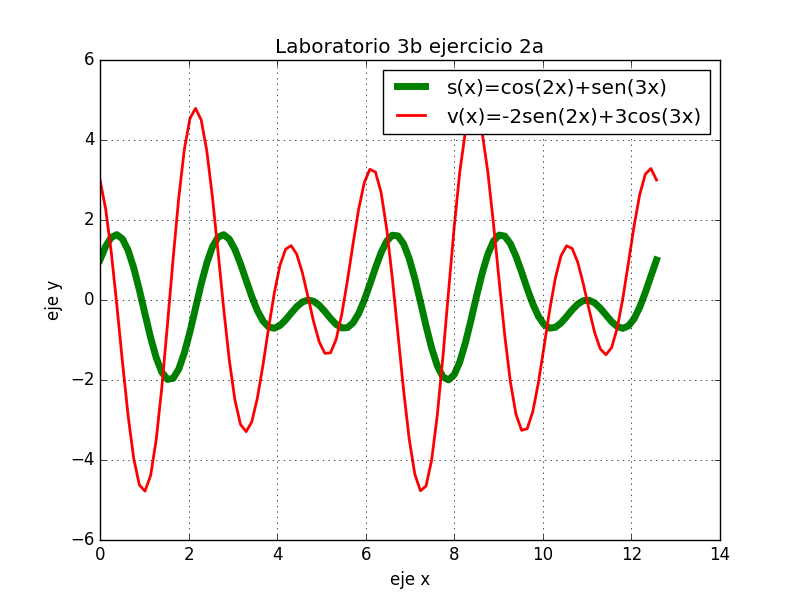

Generate this figure with Python:
#Karla Ivonne Serrano Arevalo
#Ejerercicio 2.a
#Diciembre 2016

import matplotlib.pyplot as plt 
import numpy as np
import math

x=np.linspace(0,4*math.pi,100)
y=np.cos(2*x)+np.sin(3*x)
z=-2*np.sin(2*x)+3*np.cos(3*x)
plt.plot(x,y,linewidth=5, color='g',label='s(x)=cos(2x)+sen(3x)')
plt.plot(x,z,linewidth=2, color='r',label='v(x)=-2sen(2x)+3cos(3x)')
plt.legend()
plt.title('Laboratorio 3b ejercicio 2a')
plt.xlabel('eje x')
plt.ylabel('eje y')
plt.grid(True)
plt.show()
